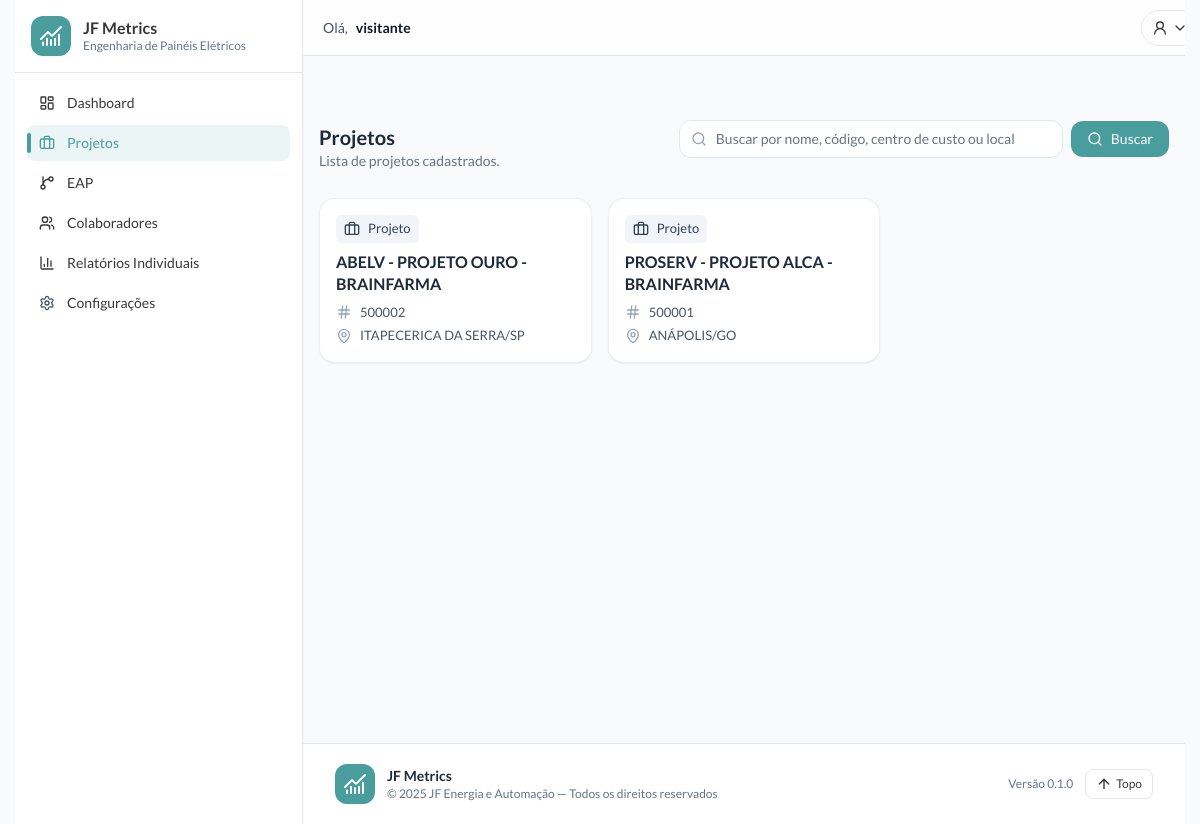
The page /epe/projetos/ on the database its author committed.
### epe/models.py (models this page shows, shortened)
class Project(models.Model):
    name = models.CharField("Nome do projeto", max_length=150)
    code = models.CharField("Código interno", max_length=40, blank=True)
    cost_center = models.CharField("Centro de custo", max_length=50, blank=True)
    location = models.CharField("Local", max_length=120, blank=True)
    is_active = models.BooleanField("Ativo", default=True, db_index=True)
    class Meta:
        ordering = ("name",)
        verbose_name = "Projeto"
        verbose_name_plural = "Projetos"
        indexes = [
            models.Index(fields=["is_active", "name"]),
        ]

### epe/views.py (the view, shortened to what this page needs)
# urls.py: path("projetos/", views.project_list, name="project_list"),
def project_list(request):
    q = (request.GET.get("q") or "").strip()
    projects = Project.objects.all()
    try:
        projects = projects.exclude(cost_center__regex=r"^\s*0+\s*$")
    except Exception:
        projects = projects.exclude(cost_center__in=["0", "000000"])
    page_obj = Paginator(projects, 12).get_page(request.GET.get("page"))
    return render(request, "epe/projects/list.html", {"q": q, "page_obj": page_obj})

### automation/context_processors.py (called while the page is built, shortened)
def _get_collaborator(user):
    if not getattr(user, "is_authenticated", False):
        return None
    collab = getattr(user, "collaborator", None)
    if collab:
        return collab
    Collaborator = apps.get_model("common", "Collaborator")
    return Collaborator.objects.filter(user=user, is_active=True).only("id", "is_manager").first()

def user_flags(request):
    collab = _get_collaborator(request.user)
    return {"is_manager": bool(getattr(collab, "is_manager", False))}

def notifications(request):
    user = getattr(request, "user", None)
    if not getattr(user, "is_authenticated", False):
        return {"notif_count": 0, "notif_list": []}

### epe/templates/epe/projects/list.html (shortened to what this page needs)
{% extends "epe/base.html" %}
{% block content %}
<div class="mt-6 mb-6 flex flex-col gap-3 sm:flex-row sm:items-center sm:justify-between">
  <div>
    <h1 class="text-xl font-semibold text-slate-800">Projetos</h1>
    <p class="text-sm text-slate-500">Lista de projetos cadastrados.</p>
  </div>
  <form method="get" class="w-full sm:w-auto" action="">
    <div class="flex items-center gap-2">
      <div class="relative w-full sm:w-96">
        <i data-lucide="search" class="absolute left-3 top-1/2 h-4 w-4 -translate-y-1/2 text-slate-400"></i>
        <input
          type="text"
          name="q"
          value="{{ q|default:'' }}"
          placeholder="Buscar por nome, código, centro de custo ou local"
          class="w-full rounded-xl border border-slate-200 bg-white py-2 pl-9 pr-3 text-sm outline-none focus:border-brand/40 focus:ring-2 focus:ring-brand/30">
      </div>
      <button class="inline-flex items-center gap-2 rounded-xl bg-brand px-4 py-2 text-sm font-medium text-white hover:brightness-110">
        <i data-lucide="search" class="h-4 w-4"></i> Buscar
      </button>
    </div>
  </form>
</div>
{% url 'epe:project_list' as project_list_url %}
{% url 'epe:project_create' as project_create_url %}
{% if page_obj.object_list %}
  <div class="grid grid-cols-1 gap-4 sm:grid-cols-2 lg:grid-cols-3">
    {% for p in page_obj.object_list %}
      <article class="group flex h-full flex-col rounded-2xl border border-slate-200/70 bg-white p-4 shadow-sm transition hover:-translate-y-[1px] hover:border-brand/40 hover:shadow-md">
        <div class="mb-2 flex items-start justify-between gap-3">
          <span class="inline-flex items-center gap-2 rounded-md bg-slate-100 px-2 py-1 text-[13px] text-slate-700">
            <i data-lucide="briefcase" class="h-4 w-4"></i>
            Projeto
          </span>
        </div>
        <h2 class="line-clamp-2 text-[16px] font-semibold leading-snug text-slate-800" title="{{ p.name }}">
          {{ p.name }}
        </h2>
        <dl class="mt-2 grid grid-cols-1 gap-1 text-[13px] text-slate-600">
          {% if p.code %}
          <div class="flex items-center gap-2">
            <i data-lucide="hash" class="h-4 w-4 text-slate-400"></i>
            <dd class="truncate" title="{{ p.code }}">{{ p.code }}</dd>
          </div>
          {% endif %}
          {% if p.location %}
          <div class="flex items-center gap-2">
            <i data-lucide="map-pin" class="h-4 w-4 text-slate-400"></i>
            <dd class="truncate" title="{{ p.location }}">{{ p.location }}</dd>
          </div>
          {% endif %}
        </dl>
      </article>
    {% endfor %}
  </div>
{% endif %}
{% endblock %}

### epe/templates/epe/base.html (style rules this page uses)
html, body { margin:0; padding:0; height:100%; }
html { overflow-y: scroll; }
body { scrollbar-gutter: stable both-edges; }
.shadow, .shadow-sm, .shadow-md, .shadow-lg { box-shadow: none !important; }
.border-slate-200\/70, .border { border-color: #e5e7eb !important; }

### rows shown on the page
Project: name "ABELV - PROJETO OURO - BRAINFARMA", code "500002", location "ITAPECERICA DA SERRA/SP"
Project: name "PROSERV - PROJETO ALCA - BRAINFARMA", code "500001", location "ANÁPOLIS/GO"

### other values the page prints
{{ display_name }} "visitante"
{{ app_version|default:"0.1.0" }} "0.1.0"
